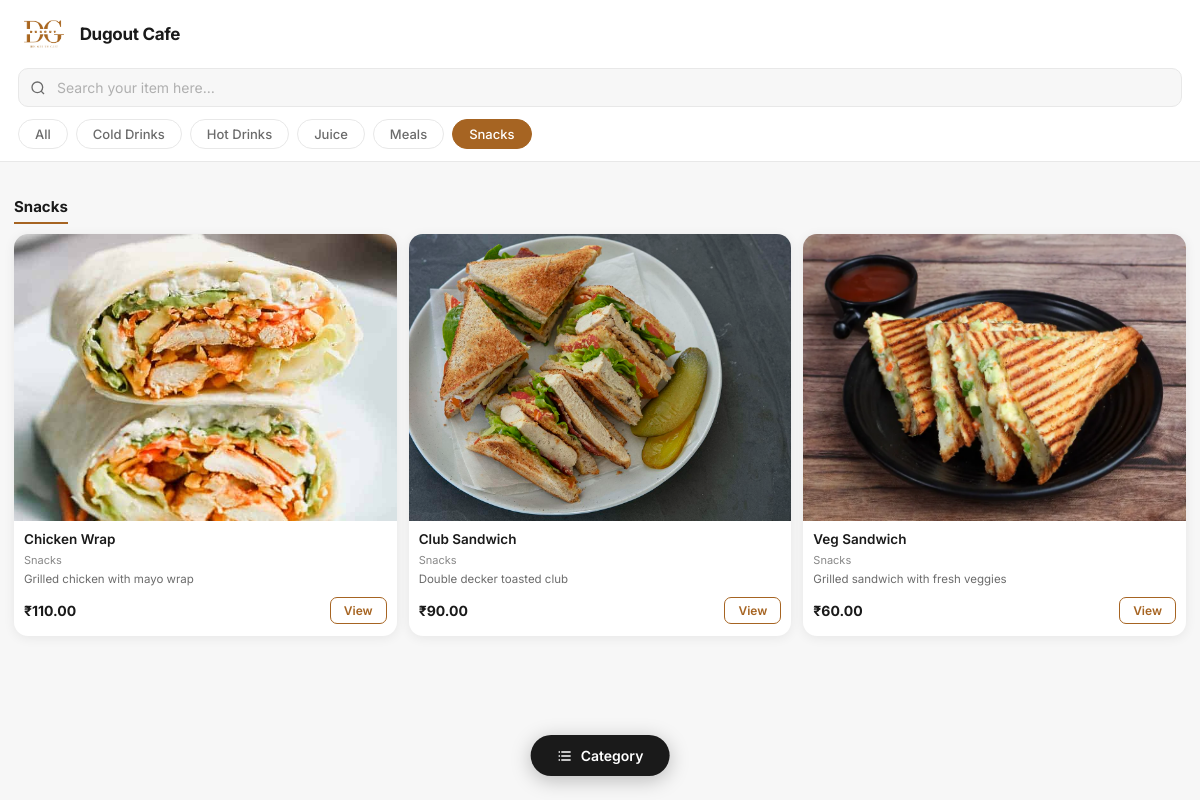
Screenshot of /?category=3 with the database file from the repository.
### menu/models.py (models this page shows, shortened)
class Category(models.Model):
    name = models.CharField(max_length=100)
    order = models.PositiveIntegerField(default=0, help_text="Display order (lower = first)")
    class Meta:
        verbose_name_plural = "Categories"
        ordering = ['order', 'name']

class MenuItem(models.Model):
    category = models.ForeignKey(Category,on_delete=models.CASCADE,related_name='items')
    name = models.CharField(max_length=200)
    description = models.TextField(blank=True)
    price = models.DecimalField(max_digits=8, decimal_places=2)
    image = models.ImageField(upload_to='menu_images/', blank=True, null=True)
    is_veg = models.BooleanField(default=False, verbose_name="Vegetarian")
    is_available = models.BooleanField(default=True, verbose_name="Available")
    is_featured = models.BooleanField(default=False, verbose_name="Featured / Bestseller")
    created_at = models.DateTimeField(auto_now_add=True)
    class Meta:
        ordering = ['name']

### menu/views.py (the view)
# urls.py: path('', views.menu_view, name='menu'),
def menu_view(request):
    search_query = request.GET.get('q', '').strip()
    category_id = request.GET.get('category', '')
    categories = Category.objects.all()
    items = MenuItem.objects.select_related('category').order_by('category__name', 'name')
    if search_query:
        items = items.filter(name__icontains=search_query) | items.filter(description__icontains=search_query)
        items = items.order_by('category__name', 'name')
    if category_id:
        items = items.filter(category__id=category_id)
    context = {
        'categories': categories,
        'items': items,
        'search_query': search_query,
        'active_category': category_id,
    }
    return render(request, 'menu/menu.html', context)

### templates/menu/menu.html (shortened to what this page needs)
<!DOCTYPE html>
{% load static %}
<html lang="en">
<head>
</head>
<body>
    <header class="header">
        <div class="brand-row">
            <img src="{% static 'image/logo-dugout.jpg' %}" height="40px; width=40px">
            <div>
                <div class="brand-name">Dugout Cafe</div>
            </div>
        </div>
        <form method="get" action="" id="search-form" class="search-wrap">
            <input type="search" id="search-input" name="q" placeholder="Search your item here…"
                value="{{ search_query }}" autocomplete="off" />
        </form>
        <div class="cat-bar">
            <a href="?{% if search_query %}q={{ search_query }}{% endif %}"
                class="cat-pill {% if not active_category %}active{% endif %}">All</a>
            {% for cat in categories %}
            <a href="?{% if search_query %}q={{ search_query }}&{% endif %}category={{ cat.id }}"
                class="cat-pill {% if active_category == cat.id|stringformat:'s' %}active{% endif %}">
                {{ cat.name }}
            </a>
            {% endfor %}
        </div>
    </header>
    <main class="main">
        {% if items %}
        {% if active_category %}
        {% for cat in categories %}
        {% if cat.id|stringformat:'s' == active_category %}
        <div class="section-heading">{{ cat.name }}</div>
        {% endif %}
        {% endfor %}
        <div class="item-grid">
            {% for item in items %}
            <div class="item-card" onclick="openModal(
                        '{{ item.name|escapejs }}',
                        '{{ item.category.name|escapejs }}',
                        '{{ item.description|escapejs }}',
                        '{{ item.price }}',
                        '{% if item.image %}{{ item.image.url }}{% endif %}'
                    )">
                {% if item.image %}
                <img class="item-img" src="{{ item.image.url }}" alt="{{ item.name }}" loading="lazy" />
                {% else %}
                <div class="img-placeholder">☕</div>
                {% endif %}
                <div class="item-body">
                    <div class="item-name">{{ item.name }}</div>
                    <div class="item-cat-label">{{ item.category.name }}</div>
                    {% if item.description %}
                    <div class="item-desc">{{ item.description }}</div>
                    {% endif %}
                    <div class="item-footer">
                        <div class="item-price">₹{{ item.price }}</div>
                        <button class="btn-view">View</button>
                    </div>
                </div>
            </div>
            {% endfor %}
        </div>
        {% endif %}
        {% else %}
        <div class="empty-state">
            <div class="emoji">🔍</div>
            <p>No items found</p>
            <small>Try a different search or category</small>
        </div>
        {% endif %}
    </main>
    <button class="fab-cat" id="fab-cat-btn" onclick="openCatDrawer()">
        <svg width="16" height="16" fill="currentColor" viewBox="0 0 24 24">
            <path d="M3 5h2v2H3V5zm4 0h14v2H7V5zM3 11h2v2H3v-2zm4 0h14v2H7v-2zM3 17h2v2H3v-2zm4 0h14v2H7v-2z" />
        </svg>
        Category
    </button>
</body>
</html>

### templates/menu/menu.html (style rules this page uses)
*, *::before, *::after { box-sizing: border-box; margin: 0; padding: 0; }
:root { --bg: #f7f7f7; --surface: #ffffff; --border: #e8e8e8; --primary: #a66422; --primary-light: #fdf0ef; --text-main: #1a1a1a; --text-sub: #6b6b6b; --text-cat: #888888; --card-radius: 14px; --tag-veg: #27ae60; --tag-nonveg: #a66422; --shadow: 0 2px 12px rgba(0, 0, 0, 0.07); }
body { font-family: 'Inter', sans-serif; background: var(--bg); color: var(--text-main); min-height: 100vh; }
.header { background: var(--surface); padding: 14px 18px 0; position: sticky; top: 0; z-index: 100; box-shadow: 0 1px 0 var(--border); }
.brand-row { display: flex; align-items: center; gap: 10px; margin-bottom: 14px; }
.brand-name { font-size: 17px; font-weight: 700; letter-spacing: -0.3px; }
.search-wrap { position: relative; margin-bottom: 12px; }
#search-input { width: 100%; padding: 10px 12px 10px 38px; border: 1.5px solid var(--border); border-radius: 10px; font-size: 14px; font-family: 'Inter', sans-serif; background: var(--bg); color: var(--text-main); outline: none; transition: border-color 0.2s; }
#search-input::placeholder { color: #b0b0b0; }
.cat-bar { display: flex; gap: 8px; overflow-x: auto; padding-bottom: 12px; scrollbar-width: none; }
.cat-pill { flex-shrink: 0; padding: 6px 16px; border-radius: 20px; font-size: 13px; font-weight: 500; cursor: pointer; border: 1.5px solid var(--border); background: var(--surface); color: var(--text-sub); transition: all 0.18s ease; white-space: nowrap; text-decoration: none; }
.cat-pill:hover, .cat-pill.active { background: var(--primary); border-color: var(--primary); color: #fff; }
.main { padding: 16px 14px 80px; }
.section-heading { font-size: 15px; font-weight: 700; color: var(--text-main); margin: 20px 0 10px; padding-bottom: 6px; border-bottom: 2px solid var(--primary); display: inline-block; }
.item-grid { display: grid; grid-template-columns: 1fr 1fr; gap: 12px; }
.item-card { background: var(--surface); border-radius: var(--card-radius); overflow: hidden; box-shadow: var(--shadow); display: flex; flex-direction: column; transition: transform 0.2s ease, box-shadow 0.2s ease; }
.item-img { width: 100%; aspect-ratio: 4/3; object-fit: cover; display: block; }
.item-body { padding: 10px 10px 12px; display: flex; flex-direction: column; gap: 4px; flex: 1; }
.item-name { font-size: 13.5px; font-weight: 600; line-height: 1.3; color: var(--text-main); }
.item-cat-label { font-size: 11px; color: var(--text-cat); }
.item-desc { font-size: 11.5px; color: var(--text-sub); line-height: 1.4; display: -webkit-box; -webkit-line-clamp: 2; -webkit-box-orient: vertical; overflow: hidden; }
.item-footer { display: flex; align-items: center; justify-content: space-between; margin-top: 6px; }
.item-price { font-size: 14px; font-weight: 700; color: var(--text-main); }
.btn-view { padding: 5px 13px; background: var(--surface); border: 1.5px solid var(--primary); color: var(--primary); border-radius: 7px; font-size: 12px; font-weight: 600; cursor: pointer; font-family: 'Inter', sans-serif; transition: all 0.18s ease; }
.fab-cat { position: fixed; bottom: 24px; left: 50%; transform: translateX(-50%); background: var(--text-main); color: #fff; border: none; border-radius: 30px; padding: 12px 26px; font-size: 14px; font-weight: 600; font-family: 'Inter', sans-serif; cursor: pointer; display: flex; align-items: center; gap: 8px; box-shadow: 0 4px 20px rgba(0, 0, 0, 0.25); z-index: 150; transition: transform 0.2s ease; }
@media (min-width: 500px) { .item-grid { grid-template-columns: repeat(3, 1fr); } }

### rows the page displays
Category: name "Cold Drinks"
Category: name "Hot Drinks"
Category: name "Juice"
Category: name "Meals"
Category: name "Snacks"
MenuItem: image (picture), name "Chicken Wrap", category.name "Snacks", description "Grilled chicken with mayo wrap", price "110.00"
MenuItem: image (picture), name "Club Sandwich", category.name "Snacks", description "Double decker toasted club", price "90.00"
MenuItem: image (picture), name "Veg Sandwich", category.name "Snacks", description "Grilled sandwich with fresh veggies", price "60.00"
